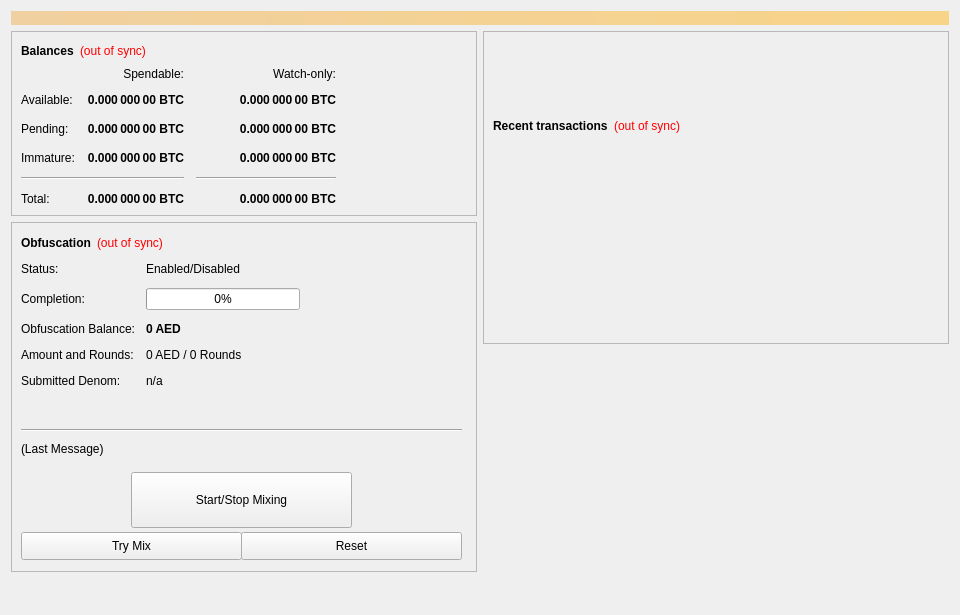
<?xml version="1.0" encoding="UTF-8"?>
<ui version="4.0">
 <class>OverviewPage</class>
 <widget class="QWidget" name="OverviewPage">
  <property name="geometry">
   <rect>
    <x>0</x>
    <y>0</y>
    <width>960</width>
    <height>615</height>
   </rect>
  </property>
  <property name="minimumSize">
   <size>
    <width>960</width>
    <height>0</height>
   </size>
  </property>
  <property name="windowTitle">
   <string>Form</string>
  </property>
  <layout class="QVBoxLayout" name="topLayout">
   <item>
    <widget class="QLabel" name="labelAlerts">
     <property name="visible">
      <bool>false</bool>
     </property>
     <property name="styleSheet">
      <string notr="true">background-color: qlineargradient(x1: 0, y1: 0, x2: 1, y2: 0, stop:0 #F0D0A0, stop:1 #F8D488); color:#000000;</string>
     </property>
     <property name="wordWrap">
      <bool>true</bool>
     </property>
     <property name="margin">
      <number>3</number>
     </property>
    </widget>
   </item>
   <item>
    <layout class="QHBoxLayout" name="horizontalLayout" stretch="1,1">
     <item>
      <layout class="QVBoxLayout" name="verticalLayout_2">
       <item>
        <widget class="QFrame" name="frame">
         <property name="frameShape">
          <enum>QFrame::StyledPanel</enum>
         </property>
         <property name="frameShadow">
          <enum>QFrame::Raised</enum>
         </property>
         <layout class="QVBoxLayout" name="verticalLayout_4">
          <item>
           <layout class="QHBoxLayout" name="horizontalLayout_4">
            <item>
             <widget class="QLabel" name="label_5">
              <property name="font">
               <font>
                <weight>75</weight>
                <bold>true</bold>
               </font>
              </property>
              <property name="text">
               <string>Balances</string>
              </property>
             </widget>
            </item>
            <item>
             <widget class="QLabel" name="labelWalletStatus">
              <property name="cursor">
               <cursorShape>WhatsThisCursor</cursorShape>
              </property>
              <property name="toolTip">
               <string>The displayed information may be out of date. Your wallet automatically synchronizes with the dirhamcoin network after a connection is established, but this process has not completed yet.</string>
              </property>
              <property name="styleSheet">
               <string notr="true">QLabel { color: red; }</string>
              </property>
              <property name="text">
               <string notr="true">(out of sync)</string>
              </property>
              <property name="alignment">
               <set>Qt::AlignLeading|Qt::AlignLeft|Qt::AlignVCenter</set>
              </property>
             </widget>
            </item>
            <item>
             <spacer name="horizontalSpacer_3">
              <property name="orientation">
               <enum>Qt::Horizontal</enum>
              </property>
              <property name="sizeHint" stdset="0">
               <size>
                <width>40</width>
                <height>20</height>
               </size>
              </property>
             </spacer>
            </item>
           </layout>
          </item>
          <item>
           <layout class="QGridLayout" name="gridLayout">
            <property name="spacing">
             <number>12</number>
            </property>
            <item row="2" column="2">
             <widget class="QLabel" name="labelWatchPending">
              <property name="font">
               <font>
                <weight>75</weight>
                <bold>true</bold>
               </font>
              </property>
              <property name="cursor">
               <cursorShape>IBeamCursor</cursorShape>
              </property>
              <property name="toolTip">
               <string>Unconfirmed transactions to watch-only addresses</string>
              </property>
              <property name="text">
               <string notr="true">0.000 000 00 BTC</string>
              </property>
              <property name="alignment">
               <set>Qt::AlignRight|Qt::AlignTrailing|Qt::AlignVCenter</set>
              </property>
              <property name="textInteractionFlags">
               <set>Qt::LinksAccessibleByMouse|Qt::TextSelectableByKeyboard|Qt::TextSelectableByMouse</set>
              </property>
             </widget>
            </item>
            <item row="2" column="1">
             <widget class="QLabel" name="labelUnconfirmed">
              <property name="font">
               <font>
                <weight>75</weight>
                <bold>true</bold>
               </font>
              </property>
              <property name="cursor">
               <cursorShape>IBeamCursor</cursorShape>
              </property>
              <property name="toolTip">
               <string>Total of transactions that have yet to be confirmed, and do not yet count toward the spendable balance</string>
              </property>
              <property name="text">
               <string notr="true">0.000 000 00 BTC</string>
              </property>
              <property name="alignment">
               <set>Qt::AlignRight|Qt::AlignTrailing|Qt::AlignVCenter</set>
              </property>
              <property name="textInteractionFlags">
               <set>Qt::LinksAccessibleByMouse|Qt::TextSelectableByKeyboard|Qt::TextSelectableByMouse</set>
              </property>
             </widget>
            </item>
            <item row="3" column="2">
             <widget class="QLabel" name="labelWatchImmature">
              <property name="font">
               <font>
                <weight>75</weight>
                <bold>true</bold>
               </font>
              </property>
              <property name="cursor">
               <cursorShape>IBeamCursor</cursorShape>
              </property>
              <property name="toolTip">
               <string>Staked or masternode rewards in watch-only addresses that has not yet matured</string>
              </property>
              <property name="text">
               <string notr="true">0.000 000 00 BTC</string>
              </property>
              <property name="alignment">
               <set>Qt::AlignRight|Qt::AlignTrailing|Qt::AlignVCenter</set>
              </property>
              <property name="textInteractionFlags">
               <set>Qt::LinksAccessibleByMouse|Qt::TextSelectableByKeyboard|Qt::TextSelectableByMouse</set>
              </property>
             </widget>
            </item>
            <item row="4" column="0" colspan="2">
             <widget class="Line" name="lineSpendableBalance">
              <property name="orientation">
               <enum>Qt::Horizontal</enum>
              </property>
             </widget>
            </item>
            <item row="4" column="2">
             <widget class="Line" name="lineWatchBalance">
              <property name="sizePolicy">
               <sizepolicy hsizetype="Preferred" vsizetype="Fixed">
                <horstretch>0</horstretch>
                <verstretch>0</verstretch>
               </sizepolicy>
              </property>
              <property name="minimumSize">
               <size>
                <width>140</width>
                <height>0</height>
               </size>
              </property>
              <property name="orientation">
               <enum>Qt::Horizontal</enum>
              </property>
             </widget>
            </item>
            <item row="5" column="0">
             <widget class="QLabel" name="labelTotalText">
              <property name="text">
               <string>Total:</string>
              </property>
             </widget>
            </item>
            <item row="3" column="1">
             <widget class="QLabel" name="labelImmature">
              <property name="font">
               <font>
                <weight>75</weight>
                <bold>true</bold>
               </font>
              </property>
              <property name="cursor">
               <cursorShape>IBeamCursor</cursorShape>
              </property>
              <property name="toolTip">
               <string>Staked or masternode rewards that has not yet matured</string>
              </property>
              <property name="text">
               <string notr="true">0.000 000 00 BTC</string>
              </property>
              <property name="alignment">
               <set>Qt::AlignRight|Qt::AlignTrailing|Qt::AlignVCenter</set>
              </property>
              <property name="textInteractionFlags">
               <set>Qt::LinksAccessibleByMouse|Qt::TextSelectableByKeyboard|Qt::TextSelectableByMouse</set>
              </property>
             </widget>
            </item>
            <item row="2" column="3">
             <spacer name="horizontalSpacer_2">
              <property name="orientation">
               <enum>Qt::Horizontal</enum>
              </property>
              <property name="sizeHint" stdset="0">
               <size>
                <width>40</width>
                <height>20</height>
               </size>
              </property>
             </spacer>
            </item>
            <item row="3" column="0">
             <widget class="QLabel" name="labelImmatureText">
              <property name="text">
               <string>Immature:</string>
              </property>
             </widget>
            </item>
            <item row="5" column="1">
             <widget class="QLabel" name="labelTotal">
              <property name="font">
               <font>
                <weight>75</weight>
                <bold>true</bold>
               </font>
              </property>
              <property name="cursor">
               <cursorShape>IBeamCursor</cursorShape>
              </property>
              <property name="toolTip">
               <string>Your current total balance</string>
              </property>
              <property name="text">
               <string notr="true">0.000 000 00 BTC</string>
              </property>
              <property name="alignment">
               <set>Qt::AlignRight|Qt::AlignTrailing|Qt::AlignVCenter</set>
              </property>
              <property name="textInteractionFlags">
               <set>Qt::LinksAccessibleByMouse|Qt::TextSelectableByKeyboard|Qt::TextSelectableByMouse</set>
              </property>
             </widget>
            </item>
            <item row="5" column="2">
             <widget class="QLabel" name="labelWatchTotal">
              <property name="font">
               <font>
                <weight>75</weight>
                <bold>true</bold>
               </font>
              </property>
              <property name="cursor">
               <cursorShape>IBeamCursor</cursorShape>
              </property>
              <property name="toolTip">
               <string>Current total balance in watch-only addresses</string>
              </property>
              <property name="text">
               <string notr="true">0.000 000 00 BTC</string>
              </property>
              <property name="alignment">
               <set>Qt::AlignRight|Qt::AlignTrailing|Qt::AlignVCenter</set>
              </property>
              <property name="textInteractionFlags">
               <set>Qt::LinksAccessibleByMouse|Qt::TextSelectableByKeyboard|Qt::TextSelectableByMouse</set>
              </property>
             </widget>
            </item>
            <item row="0" column="2">
             <widget class="QLabel" name="labelWatchonly">
              <property name="text">
               <string>Watch-only:</string>
              </property>
              <property name="alignment">
               <set>Qt::AlignRight|Qt::AlignTrailing|Qt::AlignVCenter</set>
              </property>
             </widget>
            </item>
            <item row="1" column="0">
             <widget class="QLabel" name="labelBalanceText">
              <property name="text">
               <string>Available:</string>
              </property>
             </widget>
            </item>
            <item row="1" column="1">
             <widget class="QLabel" name="labelBalance">
              <property name="font">
               <font>
                <weight>75</weight>
                <bold>true</bold>
               </font>
              </property>
              <property name="cursor">
               <cursorShape>IBeamCursor</cursorShape>
              </property>
              <property name="toolTip">
               <string>Your current spendable balance</string>
              </property>
              <property name="text">
               <string notr="true">0.000 000 00 BTC</string>
              </property>
              <property name="alignment">
               <set>Qt::AlignRight|Qt::AlignTrailing|Qt::AlignVCenter</set>
              </property>
              <property name="textInteractionFlags">
               <set>Qt::LinksAccessibleByMouse|Qt::TextSelectableByKeyboard|Qt::TextSelectableByMouse</set>
              </property>
             </widget>
            </item>
            <item row="1" column="2">
             <widget class="QLabel" name="labelWatchAvailable">
              <property name="font">
               <font>
                <weight>75</weight>
                <bold>true</bold>
               </font>
              </property>
              <property name="cursor">
               <cursorShape>IBeamCursor</cursorShape>
              </property>
              <property name="toolTip">
               <string>Your current balance in watch-only addresses</string>
              </property>
              <property name="text">
               <string notr="true">0.000 000 00 BTC</string>
              </property>
              <property name="alignment">
               <set>Qt::AlignRight|Qt::AlignTrailing|Qt::AlignVCenter</set>
              </property>
              <property name="textInteractionFlags">
               <set>Qt::LinksAccessibleByMouse|Qt::TextSelectableByKeyboard|Qt::TextSelectableByMouse</set>
              </property>
             </widget>
            </item>
            <item row="2" column="0">
             <widget class="QLabel" name="labelPendingText">
              <property name="text">
               <string>Pending:</string>
              </property>
             </widget>
            </item>
            <item row="0" column="1">
             <widget class="QLabel" name="labelSpendable">
              <property name="text">
               <string>Spendable:</string>
              </property>
              <property name="alignment">
               <set>Qt::AlignRight|Qt::AlignTrailing|Qt::AlignVCenter</set>
              </property>
             </widget>
            </item>
           </layout>
          </item>
         </layout>
        </widget>
       </item>
       <item>
        <widget class="QFrame" name="frameObfuscation">
         <property name="minimumSize">
          <size>
           <width>0</width>
           <height>350</height>
          </size>
         </property>
         <property name="layoutDirection">
          <enum>Qt::LeftToRight</enum>
         </property>
         <property name="frameShape">
          <enum>QFrame::StyledPanel</enum>
         </property>
         <property name="frameShadow">
          <enum>QFrame::Raised</enum>
         </property>
         <widget class="QWidget" name="formLayoutWidget">
          <property name="geometry">
           <rect>
            <x>10</x>
            <y>40</y>
            <width>451</width>
            <height>161</height>
           </rect>
          </property>
          <layout class="QFormLayout" name="formLayout">
           <property name="fieldGrowthPolicy">
            <enum>QFormLayout::AllNonFixedFieldsGrow</enum>
           </property>
           <property name="horizontalSpacing">
            <number>11</number>
           </property>
           <property name="verticalSpacing">
            <number>12</number>
           </property>
           <item row="0" column="0">
            <widget class="QLabel" name="label_6">
             <property name="text">
              <string>Status:</string>
             </property>
            </widget>
           </item>
           <item row="1" column="0">
            <widget class="QLabel" name="label_7">
             <property name="text">
              <string>Completion:</string>
             </property>
            </widget>
           </item>
           <item row="1" column="1">
            <widget class="QProgressBar" name="obfuscationProgress">
             <property name="maximumSize">
              <size>
               <width>154</width>
               <height>16777215</height>
              </size>
             </property>
             <property name="value">
              <number>0</number>
             </property>
            </widget>
           </item>
           <item row="2" column="0">
            <widget class="QLabel" name="labelAnonymizedText">
             <property name="text">
              <string>Obfuscation Balance:</string>
             </property>
            </widget>
           </item>
           <item row="2" column="1">
            <widget class="QLabel" name="labelAnonymized">
             <property name="font">
              <font>
               <weight>75</weight>
               <bold>true</bold>
              </font>
             </property>
             <property name="text">
              <string notr="true">0 AED</string>
             </property>
            </widget>
           </item>
           <item row="3" column="0">
            <widget class="QLabel" name="label_8">
             <property name="text">
              <string>Amount and Rounds:</string>
             </property>
            </widget>
           </item>
           <item row="3" column="1">
            <widget class="QLabel" name="labelAmountRounds">
             <property name="text">
              <string>0 AED / 0 Rounds</string>
             </property>
            </widget>
           </item>
           <item row="4" column="0">
            <widget class="QLabel" name="label_9">
             <property name="text">
              <string>Submitted Denom:</string>
             </property>
            </widget>
           </item>
           <item row="4" column="1">
            <widget class="QLabel" name="labelSubmittedDenom">
             <property name="toolTip">
              <string>The denominations you submitted to the Masternode.&lt;br&gt;To mix, other users must submit the exact same denominations.</string>
             </property>
             <property name="text">
              <string>n/a</string>
             </property>
            </widget>
           </item>
           <item row="0" column="1">
            <widget class="QLabel" name="obfuscationEnabled">
             <property name="text">
              <string>Enabled/Disabled</string>
             </property>
            </widget>
           </item>
          </layout>
         </widget>
         <widget class="QPushButton" name="runAutoDenom">
          <property name="geometry">
           <rect>
            <x>251</x>
            <y>17</y>
            <width>1</width>
            <height>1</height>
           </rect>
          </property>
          <property name="palette">
           <palette>
            <active>
             <colorrole role="WindowText">
              <brush brushstyle="SolidPattern">
               <color alpha="255">
                <red>0</red>
                <green>0</green>
                <blue>0</blue>
               </color>
              </brush>
             </colorrole>
             <colorrole role="Button">
              <brush brushstyle="SolidPattern">
               <color alpha="255">
                <red>239</red>
                <green>238</green>
                <blue>238</blue>
               </color>
              </brush>
             </colorrole>
             <colorrole role="Light">
              <brush brushstyle="SolidPattern">
               <color alpha="255">
                <red>255</red>
                <green>255</green>
                <blue>255</blue>
               </color>
              </brush>
             </colorrole>
             <colorrole role="Midlight">
              <brush brushstyle="SolidPattern">
               <color alpha="255">
                <red>247</red>
                <green>246</green>
                <blue>246</blue>
               </color>
              </brush>
             </colorrole>
             <colorrole role="Dark">
              <brush brushstyle="SolidPattern">
               <color alpha="255">
                <red>119</red>
                <green>119</green>
                <blue>119</blue>
               </color>
              </brush>
             </colorrole>
             <colorrole role="Mid">
              <brush brushstyle="SolidPattern">
               <color alpha="255">
                <red>159</red>
                <green>159</green>
                <blue>159</blue>
               </color>
              </brush>
             </colorrole>
             <colorrole role="Text">
              <brush brushstyle="SolidPattern">
               <color alpha="255">
                <red>0</red>
                <green>0</green>
                <blue>0</blue>
               </color>
              </brush>
             </colorrole>
             <colorrole role="BrightText">
              <brush brushstyle="SolidPattern">
               <color alpha="255">
                <red>255</red>
                <green>255</green>
                <blue>255</blue>
               </color>
              </brush>
             </colorrole>
             <colorrole role="ButtonText">
              <brush brushstyle="SolidPattern">
               <color alpha="255">
                <red>0</red>
                <green>0</green>
                <blue>0</blue>
               </color>
              </brush>
             </colorrole>
             <colorrole role="Base">
              <brush brushstyle="SolidPattern">
               <color alpha="255">
                <red>255</red>
                <green>255</green>
                <blue>255</blue>
               </color>
              </brush>
             </colorrole>
             <colorrole role="Window">
              <brush brushstyle="SolidPattern">
               <color alpha="255">
                <red>239</red>
                <green>238</green>
                <blue>238</blue>
               </color>
              </brush>
             </colorrole>
             <colorrole role="Shadow">
              <brush brushstyle="SolidPattern">
               <color alpha="255">
                <red>0</red>
                <green>0</green>
                <blue>0</blue>
               </color>
              </brush>
             </colorrole>
             <colorrole role="AlternateBase">
              <brush brushstyle="SolidPattern">
               <color alpha="255">
                <red>247</red>
                <green>246</green>
                <blue>246</blue>
               </color>
              </brush>
             </colorrole>
             <colorrole role="ToolTipBase">
              <brush brushstyle="SolidPattern">
               <color alpha="255">
                <red>255</red>
                <green>255</green>
                <blue>220</blue>
               </color>
              </brush>
             </colorrole>
             <colorrole role="ToolTipText">
              <brush brushstyle="SolidPattern">
               <color alpha="255">
                <red>0</red>
                <green>0</green>
                <blue>0</blue>
               </color>
              </brush>
             </colorrole>
            </active>
            <inactive>
             <colorrole role="WindowText">
              <brush brushstyle="SolidPattern">
               <color alpha="255">
                <red>0</red>
                <green>0</green>
                <blue>0</blue>
               </color>
              </brush>
             </colorrole>
             <colorrole role="Button">
              <brush brushstyle="SolidPattern">
               <color alpha="255">
                <red>239</red>
                <green>238</green>
                <blue>238</blue>
               </color>
              </brush>
             </colorrole>
             <colorrole role="Light">
              <brush brushstyle="SolidPattern">
               <color alpha="255">
                <red>255</red>
                <green>255</green>
                <blue>255</blue>
               </color>
              </brush>
             </colorrole>
             <colorrole role="Midlight">
              <brush brushstyle="SolidPattern">
               <color alpha="255">
                <red>247</red>
                <green>246</green>
                <blue>246</blue>
               </color>
              </brush>
             </colorrole>
             <colorrole role="Dark">
              <brush brushstyle="SolidPattern">
               <color alpha="255">
                <red>119</red>
                <green>119</green>
                <blue>119</blue>
               </color>
              </brush>
             </colorrole>
             <colorrole role="Mid">
              <brush brushstyle="SolidPattern">
               <color alpha="255">
                <red>159</red>
                <green>159</green>
                <blue>159</blue>
               </color>
              </brush>
             </colorrole>
             <colorrole role="Text">
              <brush brushstyle="SolidPattern">
               <color alpha="255">
                <red>0</red>
                <green>0</green>
                <blue>0</blue>
               </color>
              </brush>
             </colorrole>
             <colorrole role="BrightText">
              <brush brushstyle="SolidPattern">
               <color alpha="255">
                <red>255</red>
                <green>255</green>
                <blue>255</blue>
               </color>
              </brush>
             </colorrole>
             <colorrole role="ButtonText">
              <brush brushstyle="SolidPattern">
               <color alpha="255">
                <red>0</red>
                <green>0</green>
                <blue>0</blue>
               </color>
              </brush>
             </colorrole>
             <colorrole role="Base">
              <brush brushstyle="SolidPattern">
               <color alpha="255">
                <red>255</red>
                <green>255</green>
                <blue>255</blue>
               </color>
              </brush>
             </colorrole>
             <colorrole role="Window">
              <brush brushstyle="SolidPattern">
               <color alpha="255">
                <red>239</red>
                <green>238</green>
                <blue>238</blue>
               </color>
              </brush>
             </colorrole>
             <colorrole role="Shadow">
              <brush brushstyle="SolidPattern">
               <color alpha="255">
                <red>0</red>
                <green>0</green>
                <blue>0</blue>
               </color>
              </brush>
             </colorrole>
             <colorrole role="AlternateBase">
              <brush brushstyle="SolidPattern">
               <color alpha="255">
                <red>247</red>
                <green>246</green>
                <blue>246</blue>
               </color>
              </brush>
             </colorrole>
             <colorrole role="ToolTipBase">
              <brush brushstyle="SolidPattern">
               <color alpha="255">
                <red>255</red>
                <green>255</green>
                <blue>220</blue>
               </color>
              </brush>
             </colorrole>
             <colorrole role="ToolTipText">
              <brush brushstyle="SolidPattern">
               <color alpha="255">
                <red>0</red>
                <green>0</green>
                <blue>0</blue>
               </color>
              </brush>
             </colorrole>
            </inactive>
            <disabled>
             <colorrole role="WindowText">
              <brush brushstyle="SolidPattern">
               <color alpha="255">
                <red>119</red>
                <green>119</green>
                <blue>119</blue>
               </color>
              </brush>
             </colorrole>
             <colorrole role="Button">
              <brush brushstyle="SolidPattern">
               <color alpha="255">
                <red>239</red>
                <green>238</green>
                <blue>238</blue>
               </color>
              </brush>
             </colorrole>
             <colorrole role="Light">
              <brush brushstyle="SolidPattern">
               <color alpha="255">
                <red>255</red>
                <green>255</green>
                <blue>255</blue>
               </color>
              </brush>
             </colorrole>
             <colorrole role="Midlight">
              <brush brushstyle="SolidPattern">
               <color alpha="255">
                <red>247</red>
                <green>246</green>
                <blue>246</blue>
               </color>
              </brush>
             </colorrole>
             <colorrole role="Dark">
              <brush brushstyle="SolidPattern">
               <color alpha="255">
                <red>119</red>
                <green>119</green>
                <blue>119</blue>
               </color>
              </brush>
             </colorrole>
             <colorrole role="Mid">
              <brush brushstyle="SolidPattern">
               <color alpha="255">
                <red>159</red>
                <green>159</green>
                <blue>159</blue>
               </color>
              </brush>
             </colorrole>
             <colorrole role="Text">
              <brush brushstyle="SolidPattern">
               <color alpha="255">
                <red>119</red>
                <green>119</green>
                <blue>119</blue>
               </color>
              </brush>
             </colorrole>
             <colorrole role="BrightText">
              <brush brushstyle="SolidPattern">
               <color alpha="255">
                <red>255</red>
                <green>255</green>
                <blue>255</blue>
               </color>
              </brush>
             </colorrole>
             <colorrole role="ButtonText">
              <brush brushstyle="SolidPattern">
               <color alpha="255">
                <red>119</red>
                <green>119</green>
                <blue>119</blue>
               </color>
              </brush>
             </colorrole>
             <colorrole role="Base">
              <brush brushstyle="SolidPattern">
               <color alpha="255">
                <red>239</red>
                <green>238</green>
                <blue>238</blue>
               </color>
              </brush>
             </colorrole>
             <colorrole role="Window">
              <brush brushstyle="SolidPattern">
               <color alpha="255">
                <red>239</red>
                <green>238</green>
                <blue>238</blue>
               </color>
              </brush>
             </colorrole>
             <colorrole role="Shadow">
              <brush brushstyle="SolidPattern">
               <color alpha="255">
                <red>0</red>
                <green>0</green>
                <blue>0</blue>
               </color>
              </brush>
             </colorrole>
             <colorrole role="AlternateBase">
              <brush brushstyle="SolidPattern">
               <color alpha="255">
                <red>239</red>
                <green>238</green>
                <blue>238</blue>
               </color>
              </brush>
             </colorrole>
             <colorrole role="ToolTipBase">
              <brush brushstyle="SolidPattern">
               <color alpha="255">
                <red>255</red>
                <green>255</green>
                <blue>220</blue>
               </color>
              </brush>
             </colorrole>
             <colorrole role="ToolTipText">
              <brush brushstyle="SolidPattern">
               <color alpha="255">
                <red>0</red>
                <green>0</green>
                <blue>0</blue>
               </color>
              </brush>
             </colorrole>
            </disabled>
           </palette>
          </property>
          <property name="focusPolicy">
           <enum>Qt::NoFocus</enum>
          </property>
          <property name="autoFillBackground">
           <bool>true</bool>
          </property>
          <property name="text">
           <string/>
          </property>
          <property name="flat">
           <bool>true</bool>
          </property>
         </widget>
         <widget class="QPushButton" name="toggleObfuscation">
          <property name="geometry">
           <rect>
            <x>120</x>
            <y>250</y>
            <width>221</width>
            <height>56</height>
           </rect>
          </property>
          <property name="sizePolicy">
           <sizepolicy hsizetype="MinimumExpanding" vsizetype="Fixed">
            <horstretch>0</horstretch>
            <verstretch>0</verstretch>
           </sizepolicy>
          </property>
          <property name="text">
           <string>Start/Stop Mixing</string>
          </property>
         </widget>
         <widget class="Line" name="lineLastMessage">
          <property name="geometry">
           <rect>
            <x>10</x>
            <y>200</y>
            <width>441</width>
            <height>16</height>
           </rect>
          </property>
          <property name="orientation">
           <enum>Qt::Horizontal</enum>
          </property>
         </widget>
         <widget class="QLabel" name="obfuscationStatus">
          <property name="geometry">
           <rect>
            <x>10</x>
            <y>220</y>
            <width>451</width>
            <height>61</height>
           </rect>
          </property>
          <property name="minimumSize">
           <size>
            <width>288</width>
            <height>43</height>
           </size>
          </property>
          <property name="text">
           <string>(Last Message)</string>
          </property>
          <property name="alignment">
           <set>Qt::AlignLeading|Qt::AlignLeft|Qt::AlignTop</set>
          </property>
          <property name="wordWrap">
           <bool>true</bool>
          </property>
         </widget>
         <widget class="QPushButton" name="obfuscationAuto">
          <property name="geometry">
           <rect>
            <x>10</x>
            <y>310</y>
            <width>221</width>
            <height>28</height>
           </rect>
          </property>
          <property name="sizePolicy">
           <sizepolicy hsizetype="MinimumExpanding" vsizetype="Fixed">
            <horstretch>0</horstretch>
            <verstretch>0</verstretch>
           </sizepolicy>
          </property>
          <property name="toolTip">
           <string>Try to manually submit a Obfuscation request.</string>
          </property>
          <property name="text">
           <string>Try Mix</string>
          </property>
         </widget>
         <widget class="QPushButton" name="obfuscationReset">
          <property name="geometry">
           <rect>
            <x>230</x>
            <y>310</y>
            <width>221</width>
            <height>28</height>
           </rect>
          </property>
          <property name="sizePolicy">
           <sizepolicy hsizetype="MinimumExpanding" vsizetype="Fixed">
            <horstretch>0</horstretch>
            <verstretch>0</verstretch>
           </sizepolicy>
          </property>
          <property name="toolTip">
           <string>Reset the current status of Obfuscation (can interrupt Obfuscation if it's in the process of Mixing, which can cost you money!)</string>
          </property>
          <property name="autoFillBackground">
           <bool>false</bool>
          </property>
          <property name="text">
           <string>Reset</string>
          </property>
         </widget>
         <widget class="QWidget" name="layoutWidget">
          <property name="geometry">
           <rect>
            <x>10</x>
            <y>10</y>
            <width>431</width>
            <height>22</height>
           </rect>
          </property>
          <layout class="QHBoxLayout" name="horizontalLayout_5">
           <item>
            <widget class="QLabel" name="label_2">
             <property name="font">
              <font>
               <weight>75</weight>
               <bold>true</bold>
              </font>
             </property>
             <property name="text">
              <string>Obfuscation</string>
             </property>
            </widget>
           </item>
           <item>
            <widget class="QLabel" name="labelObfuscationSyncStatus">
             <property name="toolTip">
              <string>The displayed information may be out of date. Your wallet automatically synchronizes with the dirhamcoin network after a connection is established, but this process has not completed yet.</string>
             </property>
             <property name="styleSheet">
              <string notr="true">QLabel { color: red; }</string>
             </property>
             <property name="text">
              <string notr="true">(out of sync)</string>
             </property>
             <property name="alignment">
              <set>Qt::AlignLeading|Qt::AlignLeft|Qt::AlignVCenter</set>
             </property>
            </widget>
           </item>
           <item>
            <spacer name="horizontalSpacer_4">
             <property name="orientation">
              <enum>Qt::Horizontal</enum>
             </property>
             <property name="sizeHint" stdset="0">
              <size>
               <width>40</width>
               <height>20</height>
              </size>
             </property>
            </spacer>
           </item>
          </layout>
         </widget>
        </widget>
       </item>
       <item>
        <spacer name="verticalSpacer">
         <property name="orientation">
          <enum>Qt::Vertical</enum>
         </property>
         <property name="sizeHint" stdset="0">
          <size>
           <width>20</width>
           <height>40</height>
          </size>
         </property>
        </spacer>
       </item>
      </layout>
     </item>
     <item>
      <layout class="QVBoxLayout" name="verticalLayout_3">
       <item>
        <widget class="QFrame" name="frame_2">
         <property name="frameShape">
          <enum>QFrame::StyledPanel</enum>
         </property>
         <property name="frameShadow">
          <enum>QFrame::Raised</enum>
         </property>
         <layout class="QVBoxLayout" name="verticalLayout">
          <item>
           <spacer name="verticalSpacer_3">
            <property name="orientation">
             <enum>Qt::Vertical</enum>
            </property>
            <property name="sizeType">
             <enum>QSizePolicy::Fixed</enum>
            </property>
            <property name="sizeHint" stdset="0">
             <size>
              <width>20</width>
              <height>75</height>
             </size>
            </property>
           </spacer>
          </item>
          <item>
           <layout class="QHBoxLayout" name="horizontalLayout_2">
            <item>
             <widget class="QLabel" name="label_4">
              <property name="font">
               <font>
                <weight>75</weight>
                <bold>true</bold>
               </font>
              </property>
              <property name="text">
               <string>Recent transactions</string>
              </property>
             </widget>
            </item>
            <item>
             <widget class="QLabel" name="labelTransactionsStatus">
              <property name="cursor">
               <cursorShape>WhatsThisCursor</cursorShape>
              </property>
              <property name="toolTip">
               <string>The displayed information may be out of date. Your wallet automatically synchronizes with the dirhamcoin network after a connection is established, but this process has not completed yet.</string>
              </property>
              <property name="styleSheet">
               <string notr="true">QLabel { color: red; }</string>
              </property>
              <property name="text">
               <string notr="true">(out of sync)</string>
              </property>
              <property name="alignment">
               <set>Qt::AlignRight|Qt::AlignTrailing|Qt::AlignVCenter</set>
              </property>
             </widget>
            </item>
            <item>
             <spacer name="horizontalSpacer">
              <property name="orientation">
               <enum>Qt::Horizontal</enum>
              </property>
              <property name="sizeHint" stdset="0">
               <size>
                <width>40</width>
                <height>20</height>
               </size>
              </property>
             </spacer>
            </item>
           </layout>
          </item>
          <item>
           <widget class="QListView" name="listTransactions">
            <property name="styleSheet">
             <string notr="true">QListView { background: transparent; }</string>
            </property>
            <property name="frameShape">
             <enum>QFrame::NoFrame</enum>
            </property>
            <property name="verticalScrollBarPolicy">
             <enum>Qt::ScrollBarAlwaysOff</enum>
            </property>
            <property name="horizontalScrollBarPolicy">
             <enum>Qt::ScrollBarAlwaysOff</enum>
            </property>
            <property name="selectionMode">
             <enum>QAbstractItemView::NoSelection</enum>
            </property>
           </widget>
          </item>
         </layout>
        </widget>
       </item>
       <item>
        <spacer name="verticalSpacer_2">
         <property name="orientation">
          <enum>Qt::Vertical</enum>
         </property>
         <property name="sizeType">
          <enum>QSizePolicy::Expanding</enum>
         </property>
         <property name="sizeHint" stdset="0">
          <size>
           <width>20</width>
           <height>40</height>
          </size>
         </property>
        </spacer>
       </item>
      </layout>
     </item>
    </layout>
   </item>
  </layout>
 </widget>
 <resources/>
 <connections/>
</ui>
